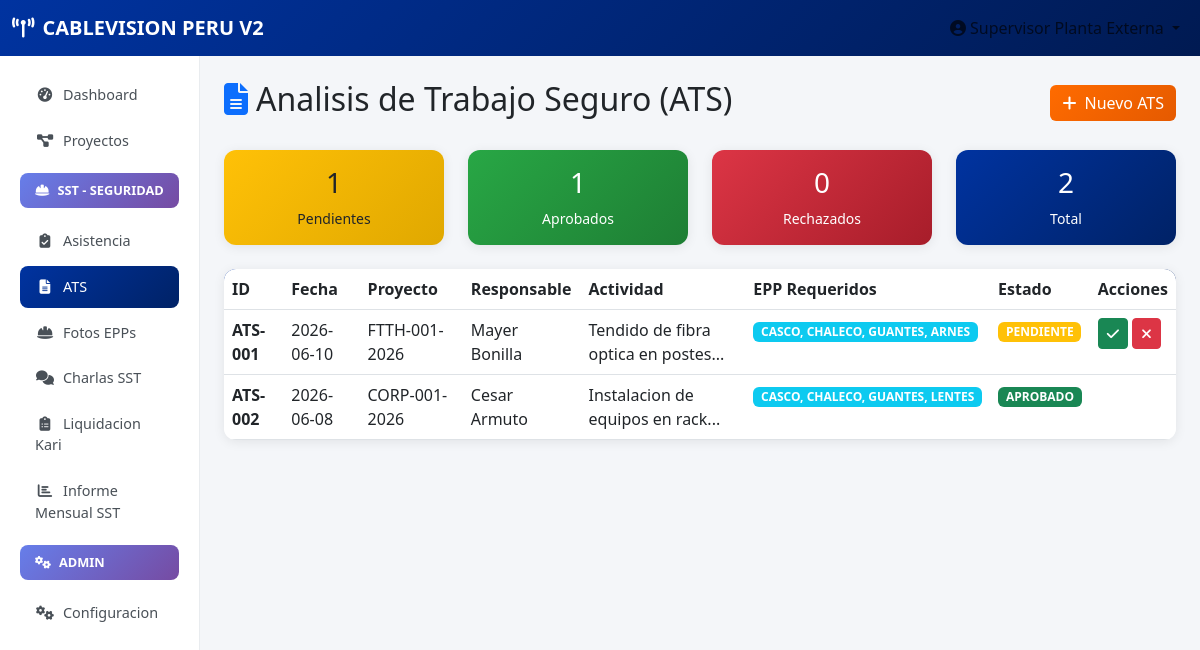
/ats (signed in), run on the app's committed database.
### tables this page shows
CREATE TABLE ats (
            id INTEGER PRIMARY KEY AUTOINCREMENT,
            proyecto_id INTEGER,
            fecha DATE NOT NULL,
            usuario_id INTEGER NOT NULL,
            actividad TEXT NOT NULL,
            riesgos_identificados TEXT,
            medidas_preventivas TEXT,
            epp_requeridos TEXT,
            estado TEXT DEFAULT 'PENDIENTE' CHECK(estado IN ('PENDIENTE', 'APROBADO', 'RECHAZADO', 'VENCIDO')),
            archivo_url TEXT,
            aprobado_por INTEGER,
            fecha_aprobacion DATE,
            observaciones TEXT,
            FOREIGN KEY (proyecto_id) REFERENCES proyectos(id),
            FOREIGN KEY (usuario_id) REFERENCES usuarios(id),
            FOREIGN KEY (aprobado_por) REFERENCES usuarios(id)
        );

CREATE TABLE proyectos (
            id INTEGER PRIMARY KEY AUTOINCREMENT,
            codigo TEXT UNIQUE NOT NULL,
            tipo_id INTEGER NOT NULL,
            numero INTEGER NOT NULL,
            anio INTEGER NOT NULL,
            nombre TEXT NOT NULL,
            ubicacion TEXT,
            zona_distrito TEXT,
            estado_id INTEGER NOT NULL,
            fecha_inicio DATE,
            fecha_fin_estimada DATE,
            fecha_fin_real DATE,
            responsable_id INTEGER,
            contratista_id INTEGER,
            avance INTEGER DEFAULT 0,
            costo_estimado REAL,
            certificacion_estado TEXT DEFAULT 'PENDIENTE',
            plano_semaforo TEXT DEFAULT 'PENDIENTE',
            observaciones TEXT,
            creado_por INTEGER,
            fecha_creacion TIMESTAMP DEFAULT CURRENT_TIMESTAMP,
            FOREIGN KEY (tipo_id) REFERENCES tipos_proyectos(id),
            FOREIGN KEY (estado_id) REFERENCES estados_proyecto(id),
            FOREIGN KEY (responsable_id) REFERENCES usuarios(id),
            FOREIGN KEY (contratista_id) REFERENCES equipos(id),
            FOREIGN KEY (creado_por) REFERENCES usuarios(id)
        );

CREATE TABLE usuarios (
            id INTEGER PRIMARY KEY AUTOINCREMENT,
            username TEXT UNIQUE NOT NULL,
            password_hash TEXT NOT NULL,
            nombre TEXT NOT NULL,
            rol TEXT NOT NULL CHECK(rol IN ('supervisor', 'asistente', 'tecnico', 'contratista')),
            cuadrilla_id INTEGER,
            activo INTEGER DEFAULT 1,
            fecha_creacion TIMESTAMP DEFAULT CURRENT_TIMESTAMP,
            FOREIGN KEY (cuadrilla_id) REFERENCES equipos(id)
        );

### app.py (the view)
@app.route('/ats')
@login_required
def ats():
    conn = get_db()
    cursor = conn.cursor()
    cursor.execute('SELECT a.*, u.nombre as usuario_nombre, p.codigo as proyecto_codigo FROM ats a JOIN usuarios u ON a.usuario_id = u.id LEFT JOIN proyectos p ON a.proyecto_id = p.id ORDER BY a.fecha DESC')
    ats_list = cursor.fetchall()
    conn.close()
    return render_template('sst/ats.html', ats_list=ats_list)

### app.py (called while the page is built)
def get_db():
    conn = sqlite3.connect(DATABASE)
    conn.row_factory = sqlite3.Row
    return conn

def login_required(f):
    @wraps(f)
    def decorated_function(*args, **kwargs):
        if 'user_id' not in session:
            flash('Debe iniciar sesion', 'warning')
            return redirect(url_for('login'))
        return f(*args, **kwargs)
    return decorated_function

### templates/sst/ats.html (shortened to what this page needs)
{% extends "base.html" %}
{% block content %}
<div class="d-flex justify-content-between align-items-center mb-4">
    <h2><i class="fas fa-file-alt me-2 text-primary"></i>Analisis de Trabajo Seguro (ATS)</h2>
    <a href="{{ url_for('nuevo_ats') }}" class="btn btn-cv"><i class="fas fa-plus me-2"></i>Nuevo ATS</a>
</div>
<div class="row mb-4">
    <div class="col-md-3">
        <div class="card card-kpi kpi-yellow p-3 text-center">
            <h3>{{ ats_list|selectattr('estado', 'equalto', 'PENDIENTE')|list|length }}</h3>
            <small>Pendientes</small>
        </div>
    </div>
    <div class="col-md-3">
        <div class="card card-kpi kpi-green p-3 text-center">
            <h3>{{ ats_list|selectattr('estado', 'equalto', 'APROBADO')|list|length }}</h3>
            <small>Aprobados</small>
        </div>
    </div>
    <div class="col-md-3">
        <div class="card card-kpi kpi-red p-3 text-center">
            <h3>{{ ats_list|selectattr('estado', 'equalto', 'RECHAZADO')|list|length }}</h3>
            <small>Rechazados</small>
        </div>
    </div>
    <div class="col-md-3">
        <div class="card card-kpi kpi-blue p-3 text-center">
            <h3>{{ ats_list|length }}</h3>
            <small>Total</small>
        </div>
    </div>
</div>
<div class="table-custom">
    <table class="table table-hover mb-0">
        <thead>
            <tr><th>ID</th><th>Fecha</th><th>Proyecto</th><th>Responsable</th><th>Actividad</th><th>EPP Requeridos</th><th>Estado</th><th>Acciones</th></tr>
        </thead>
        <tbody>
            {% for a in ats_list %}
            <tr>
                <td><strong>ATS-{{ "%03d" % a.id }}</strong></td>
                <td>{{ a.fecha }}</td>
                <td>{{ a.proyecto_codigo or 'Sin proyecto' }}</td>
                <td>{{ a.usuario_nombre }}</td>
                <td>{{ a.actividad[:50] }}...</td>
                <td><span class="badge bg-info">{{ a.epp_requeridos or 'N/A' }}</span></td>
                <td><span class="badge bg-{{ 'warning' if a.estado == 'PENDIENTE' else 'success' if a.estado == 'APROBADO' else 'danger' if a.estado == 'RECHAZADO' else 'secondary' }}">{{ a.estado }}</span></td>
                <td>
                    {% if a.estado == 'PENDIENTE' and session.rol == 'supervisor' %}
                    <form method="POST" action="{{ url_for('aprobar_ats', id=a.id) }}" class="d-inline">
                        <button type="submit" class="btn btn-sm btn-success"><i class="fas fa-check"></i></button>
                    </form>
                    <form method="POST" action="{{ url_for('aprobar_ats', id=a.id) }}" class="d-inline">
                        <button type="submit" class="btn btn-sm btn-danger"><i class="fas fa-times"></i></button>
                    </form>
                    {% endif %}
                </td>
            </tr>
            {% endfor %}
        </tbody>
    </table>
</div>
{% endblock %}

### templates/base.html (style rules this page uses)
:root { --cv-blue: #0033A0; --cv-orange: #FF6B00; }
body { font-family: 'Segoe UI', sans-serif; background: #f4f6f9; }
.card-kpi { border: none; border-radius: 12px; box-shadow: 0 2px 12px rgba(0,0,0,0.08); }
.kpi-blue { background: linear-gradient(135deg, #0033A0 0%, #002266 100%); color: white; }
.kpi-green { background: linear-gradient(135deg, #28a745 0%, #1e7e34 100%); color: white; }
.kpi-yellow { background: linear-gradient(135deg, #ffc107 0%, #e0a800 100%); color: #212529; }
.kpi-red { background: linear-gradient(135deg, #dc3545 0%, #a71d2a 100%); color: white; }
.btn-cv { background: linear-gradient(135deg, var(--cv-orange) 0%, #e55a00 100%); border: none; color: white; }
.table-custom { background: white; border-radius: 12px; overflow: hidden; box-shadow: 0 2px 12px rgba(0,0,0,0.08); }
.table-custom thead { background: linear-gradient(135deg, var(--cv-blue) 0%, #002266 100%); color: white; }

### data on the page
ats: id "001", fecha "2026-06-10", codigo "FTTH-001-2026", usuario_nombre "Mayer Bonilla", actividad "Tendido de fibra optica en postes", epp_requeridos "CASCO, CHALECO, GUANTES, ARNES", estado "PENDIENTE"
ats: id "002", fecha "2026-06-08", codigo "CORP-001-2026", usuario_nombre "Cesar Armuto", actividad "Instalacion de equipos en rack", epp_requeridos "CASCO, CHALECO, GUANTES, LENTES", estado "APROBADO"

### other printed values
{{ session.nombre }} "Supervisor Planta Externa"
{{ ats_list|selectattr('estado', 'equalto', 'PENDIENTE')|list|length }} "1"
{{ ats_list|selectattr('estado', 'equalto', 'APROBADO')|list|length }} "1"
{{ ats_list|selectattr('estado', 'equalto', 'RECHAZADO')|list|length }} "0"
{{ ats_list|length }} "2"
